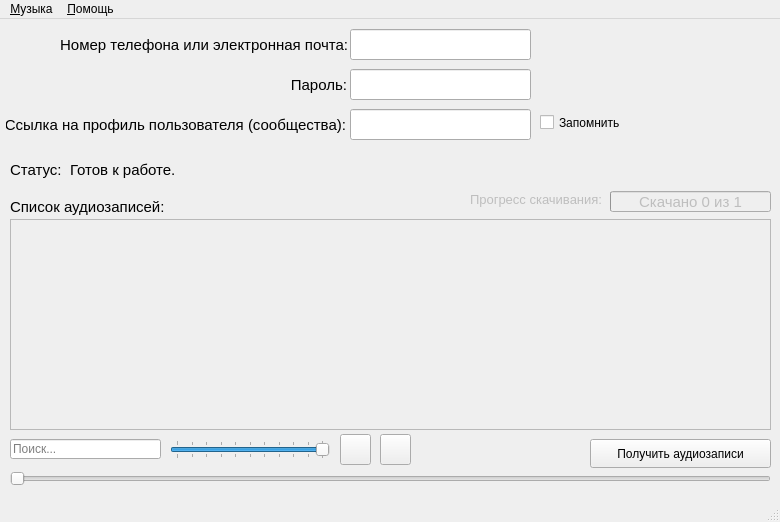
<?xml version="1.0" encoding="UTF-8"?>
<ui version="4.0">
 <author>Adrian Polyakov</author>
 <class>MainWindow</class>
 <widget class="QMainWindow" name="MainWindow">
  <property name="enabled">
   <bool>true</bool>
  </property>
  <property name="geometry">
   <rect>
    <x>0</x>
    <y>0</y>
    <width>780</width>
    <height>522</height>
   </rect>
  </property>
  <property name="minimumSize">
   <size>
    <width>780</width>
    <height>522</height>
   </size>
  </property>
  <property name="maximumSize">
   <size>
    <width>780</width>
    <height>522</height>
   </size>
  </property>
  <property name="windowTitle">
   <string>VKMusic Downloader</string>
  </property>
  <property name="windowIcon">
   <iconset resource="audio_res.qrc">
    <normaloff>:/images/logo.ico</normaloff>:/images/logo.ico</iconset>
  </property>
  <widget class="QWidget" name="centralwidget">
   <widget class="QLineEdit" name="login">
    <property name="geometry">
     <rect>
      <x>350</x>
      <y>10</y>
      <width>181</width>
      <height>31</height>
     </rect>
    </property>
   </widget>
   <widget class="QLabel" name="login_text">
    <property name="geometry">
     <rect>
      <x>57</x>
      <y>10</y>
      <width>291</width>
      <height>31</height>
     </rect>
    </property>
    <property name="font">
     <font>
      <pointsize>11</pointsize>
     </font>
    </property>
    <property name="text">
     <string>Номер телефона или электронная почта:</string>
    </property>
    <property name="alignment">
     <set>Qt::AlignRight|Qt::AlignTrailing|Qt::AlignVCenter</set>
    </property>
   </widget>
   <widget class="QLabel" name="password_text">
    <property name="geometry">
     <rect>
      <x>286</x>
      <y>50</y>
      <width>61</width>
      <height>31</height>
     </rect>
    </property>
    <property name="font">
     <font>
      <pointsize>11</pointsize>
     </font>
    </property>
    <property name="text">
     <string>Пароль:</string>
    </property>
    <property name="alignment">
     <set>Qt::AlignRight|Qt::AlignTrailing|Qt::AlignVCenter</set>
    </property>
   </widget>
   <widget class="QLineEdit" name="password">
    <property name="geometry">
     <rect>
      <x>350</x>
      <y>50</y>
      <width>181</width>
      <height>31</height>
     </rect>
    </property>
    <property name="inputMethodHints">
     <set>Qt::ImhHiddenText|Qt::ImhNoAutoUppercase|Qt::ImhNoPredictiveText|Qt::ImhSensitiveData</set>
    </property>
    <property name="inputMask">
     <string/>
    </property>
    <property name="text">
     <string/>
    </property>
    <property name="echoMode">
     <enum>QLineEdit::Password</enum>
    </property>
    <property name="dragEnabled">
     <bool>false</bool>
    </property>
   </widget>
   <widget class="QLabel" name="link_text">
    <property name="geometry">
     <rect>
      <x>6</x>
      <y>90</y>
      <width>340</width>
      <height>31</height>
     </rect>
    </property>
    <property name="font">
     <font>
      <pointsize>11</pointsize>
     </font>
    </property>
    <property name="text">
     <string>Ссылка на профиль пользователя (сообщества):</string>
    </property>
    <property name="alignment">
     <set>Qt::AlignRight|Qt::AlignTrailing|Qt::AlignVCenter</set>
    </property>
   </widget>
   <widget class="QLineEdit" name="user_link">
    <property name="geometry">
     <rect>
      <x>350</x>
      <y>90</y>
      <width>181</width>
      <height>31</height>
     </rect>
    </property>
   </widget>
   <widget class="QPushButton" name="btnConfirm">
    <property name="geometry">
     <rect>
      <x>590</x>
      <y>420</y>
      <width>181</width>
      <height>29</height>
     </rect>
    </property>
    <property name="toolTip">
     <string>Получить список аудиозаписей пользователя</string>
    </property>
    <property name="text">
     <string>Получить аудиозаписи</string>
    </property>
    <property name="autoDefault">
     <bool>false</bool>
    </property>
    <property name="default">
     <bool>false</bool>
    </property>
   </widget>
   <widget class="QLabel" name="status_label">
    <property name="geometry">
     <rect>
      <x>10</x>
      <y>120</y>
      <width>68</width>
      <height>61</height>
     </rect>
    </property>
    <property name="font">
     <font>
      <pointsize>11</pointsize>
     </font>
    </property>
    <property name="text">
     <string>Статус:</string>
    </property>
   </widget>
   <widget class="QCheckBox" name="saveData">
    <property name="enabled">
     <bool>true</bool>
    </property>
    <property name="geometry">
     <rect>
      <x>540</x>
      <y>90</y>
      <width>111</width>
      <height>27</height>
     </rect>
    </property>
    <property name="toolTip">
     <string>Сохранить введенные данные?</string>
    </property>
    <property name="text">
     <string>Запомнить</string>
    </property>
   </widget>
   <widget class="QLabel" name="statusInfo">
    <property name="geometry">
     <rect>
      <x>70</x>
      <y>130</y>
      <width>701</width>
      <height>41</height>
     </rect>
    </property>
    <property name="font">
     <font>
      <pointsize>11</pointsize>
     </font>
    </property>
    <property name="text">
     <string>Готов к работе.</string>
    </property>
    <property name="wordWrap">
     <bool>true</bool>
    </property>
   </widget>
   <widget class="QLabel" name="label_4">
    <property name="enabled">
     <bool>true</bool>
    </property>
    <property name="geometry">
     <rect>
      <x>10</x>
      <y>180</y>
      <width>161</width>
      <height>16</height>
     </rect>
    </property>
    <property name="font">
     <font>
      <pointsize>11</pointsize>
     </font>
    </property>
    <property name="text">
     <string>Список аудиозаписей:</string>
    </property>
   </widget>
   <widget class="QProgressBar" name="progressBar">
    <property name="enabled">
     <bool>false</bool>
    </property>
    <property name="geometry">
     <rect>
      <x>610</x>
      <y>172</y>
      <width>161</width>
      <height>21</height>
     </rect>
    </property>
    <property name="font">
     <font>
      <pointsize>11</pointsize>
     </font>
    </property>
    <property name="minimum">
     <number>0</number>
    </property>
    <property name="maximum">
     <number>1</number>
    </property>
    <property name="value">
     <number>0</number>
    </property>
    <property name="alignment">
     <set>Qt::AlignCenter</set>
    </property>
    <property name="textVisible">
     <bool>true</bool>
    </property>
    <property name="invertedAppearance">
     <bool>false</bool>
    </property>
    <property name="format">
     <string>Скачано %v из %m</string>
    </property>
   </widget>
   <widget class="QLabel" name="progress_label">
    <property name="enabled">
     <bool>false</bool>
    </property>
    <property name="geometry">
     <rect>
      <x>470</x>
      <y>170</y>
      <width>141</width>
      <height>20</height>
     </rect>
    </property>
    <property name="font">
     <font>
      <pointsize>10</pointsize>
     </font>
    </property>
    <property name="text">
     <string>Прогресс скачивания:</string>
    </property>
   </widget>
   <widget class="QTreeWidget" name="trackList">
    <property name="enabled">
     <bool>false</bool>
    </property>
    <property name="geometry">
     <rect>
      <x>10</x>
      <y>200</y>
      <width>761</width>
      <height>211</height>
     </rect>
    </property>
    <property name="contextMenuPolicy">
     <enum>Qt::CustomContextMenu</enum>
    </property>
    <property name="editTriggers">
     <set>QAbstractItemView::NoEditTriggers</set>
    </property>
    <property name="selectionMode">
     <enum>QAbstractItemView::ExtendedSelection</enum>
    </property>
    <attribute name="headerVisible">
     <bool>false</bool>
    </attribute>
    <column>
     <property name="text">
      <string>Аудиозаписи</string>
     </property>
    </column>
   </widget>
   <widget class="QLineEdit" name="search">
    <property name="geometry">
     <rect>
      <x>10</x>
      <y>420</y>
      <width>151</width>
      <height>20</height>
     </rect>
    </property>
    <property name="placeholderText">
     <string>Поиск...</string>
    </property>
   </widget>
   <widget class="QSlider" name="volumeSlider">
    <property name="geometry">
     <rect>
      <x>170</x>
      <y>421</y>
      <width>160</width>
      <height>19</height>
     </rect>
    </property>
    <property name="maximum">
     <number>100</number>
    </property>
    <property name="sliderPosition">
     <number>100</number>
    </property>
    <property name="orientation">
     <enum>Qt::Horizontal</enum>
    </property>
    <property name="tickPosition">
     <enum>QSlider::TicksBothSides</enum>
    </property>
    <property name="tickInterval">
     <number>10</number>
    </property>
   </widget>
   <widget class="QPushButton" name="pause_button">
    <property name="geometry">
     <rect>
      <x>340</x>
      <y>415</y>
      <width>31</width>
      <height>31</height>
     </rect>
    </property>
    <property name="text">
     <string/>
    </property>
   </widget>
   <widget class="QPushButton" name="stop_button">
    <property name="geometry">
     <rect>
      <x>380</x>
      <y>415</y>
      <width>31</width>
      <height>31</height>
     </rect>
    </property>
    <property name="text">
     <string/>
    </property>
   </widget>
   <widget class="QSlider" name="play_status">
    <property name="geometry">
     <rect>
      <x>10</x>
      <y>450</y>
      <width>761</width>
      <height>19</height>
     </rect>
    </property>
    <property name="maximum">
     <number>100</number>
    </property>
    <property name="orientation">
     <enum>Qt::Horizontal</enum>
    </property>
   </widget>
  </widget>
  <widget class="QMenuBar" name="menuBar">
   <property name="geometry">
    <rect>
     <x>0</x>
     <y>0</y>
     <width>780</width>
     <height>30</height>
    </rect>
   </property>
   <widget class="QMenu" name="music_menu">
    <property name="title">
     <string>&amp;Музыка</string>
    </property>
    <addaction name="saveAll"/>
    <addaction name="saveWithoutLinks"/>
    <addaction name="separator"/>
    <addaction name="downloadAllTracks"/>
    <addaction name="separator"/>
    <addaction name="luckyMe"/>
    <addaction name="separator"/>
    <addaction name="exit"/>
   </widget>
   <widget class="QMenu" name="help_menu">
    <property name="title">
     <string>&amp;Помощь</string>
    </property>
    <addaction name="helpDialog"/>
    <addaction name="separator"/>
    <addaction name="aboutDialog"/>
   </widget>
   <addaction name="music_menu"/>
   <addaction name="help_menu"/>
  </widget>
  <widget class="QStatusBar" name="statusBar"/>
  <action name="saveAll">
   <property name="enabled">
    <bool>false</bool>
   </property>
   <property name="icon">
    <iconset resource="audio_res.qrc">
     <normaloff>:/images/save_all.png</normaloff>:/images/save_all.png</iconset>
   </property>
   <property name="text">
    <string>&amp;Сохранить</string>
   </property>
   <property name="statusTip">
    <string>Сохранить список аудиозаписей в файл со ссылками для их скачивания</string>
   </property>
   <property name="shortcut">
    <string>Ctrl+S</string>
   </property>
  </action>
  <action name="saveWithoutLinks">
   <property name="enabled">
    <bool>false</bool>
   </property>
   <property name="text">
    <string>Сохранить &amp;без ссылок</string>
   </property>
   <property name="statusTip">
    <string>Сохранить список аудиозаписей в файл без ссылок для их скачивания</string>
   </property>
   <property name="shortcut">
    <string>Ctrl+Shift+S</string>
   </property>
  </action>
  <action name="downloadAllTracks">
   <property name="enabled">
    <bool>false</bool>
   </property>
   <property name="icon">
    <iconset resource="audio_res.qrc">
     <normaloff>:/images/download_all.png</normaloff>:/images/download_all.png</iconset>
   </property>
   <property name="text">
    <string>С&amp;качать всё</string>
   </property>
   <property name="statusTip">
    <string>Скачать все аудиозаписи пользователя</string>
   </property>
   <property name="shortcut">
    <string>Ctrl+D</string>
   </property>
  </action>
  <action name="luckyMe">
   <property name="enabled">
    <bool>false</bool>
   </property>
   <property name="text">
    <string>&amp;Мне повезёт</string>
   </property>
   <property name="statusTip">
    <string>Воспроизвести случайную аудиозапись из списка</string>
   </property>
   <property name="shortcut">
    <string>Ctrl+L</string>
   </property>
  </action>
  <action name="exit">
   <property name="icon">
    <iconset resource="audio_res.qrc">
     <normaloff>:/images/exit.png</normaloff>:/images/exit.png</iconset>
   </property>
   <property name="text">
    <string>&amp;Выход</string>
   </property>
   <property name="statusTip">
    <string>Выход из VKMusic Downloader</string>
   </property>
   <property name="shortcut">
    <string>Ctrl+Q</string>
   </property>
  </action>
  <action name="helpDialog">
   <property name="icon">
    <iconset resource="audio_res.qrc">
     <normaloff>:/images/help.png</normaloff>:/images/help.png</iconset>
   </property>
   <property name="text">
    <string>&amp;Помощь</string>
   </property>
   <property name="statusTip">
    <string>Помощь по VkMusic Downloader</string>
   </property>
   <property name="shortcut">
    <string>Ctrl+H</string>
   </property>
  </action>
  <action name="aboutDialog">
   <property name="text">
    <string>&amp;О программе</string>
   </property>
  </action>
 </widget>
 <resources>
  <include location="audio_res.qrc"/>
 </resources>
 <connections/>
</ui>
